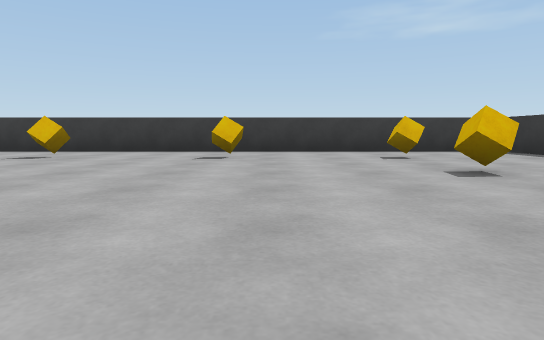
view 1 (above)

22 first-person views from a walk through a Unity game level. The camera is 0.55 m above the floor, tilts 6° down and sees 75° across. The floor is counted in squares, 2 m on a side. Each view is taken from the middle of a square. On the plan, view 1 faces up. The plan holds only what a view shows up to about 9 squares ahead; the rest is blank. The place goes on beyond the plan. The player is left out.

view 2
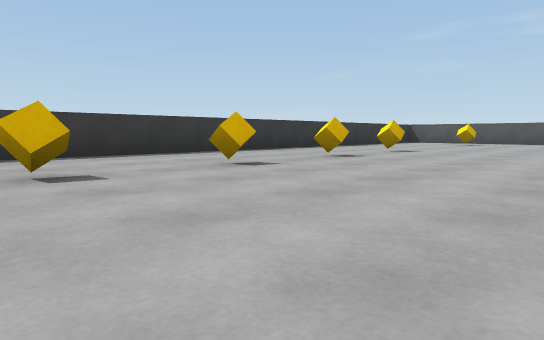

view 3
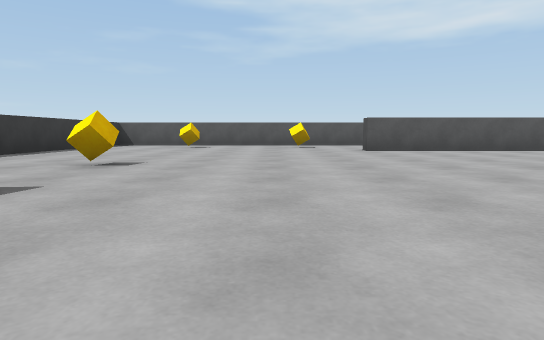

view 4
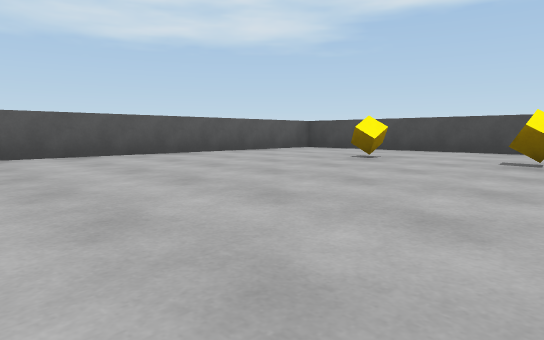

view 5
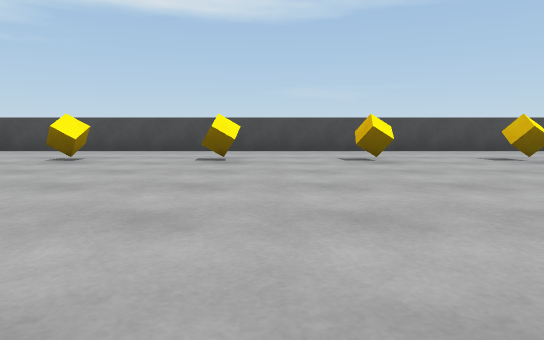

view 6
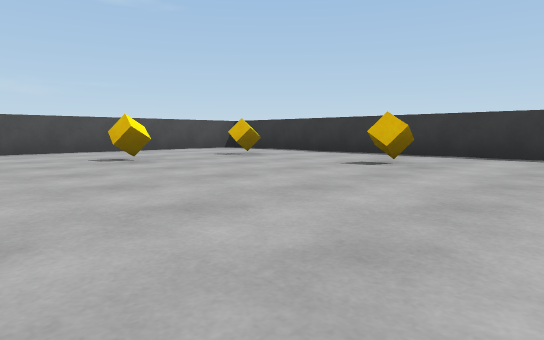

view 7
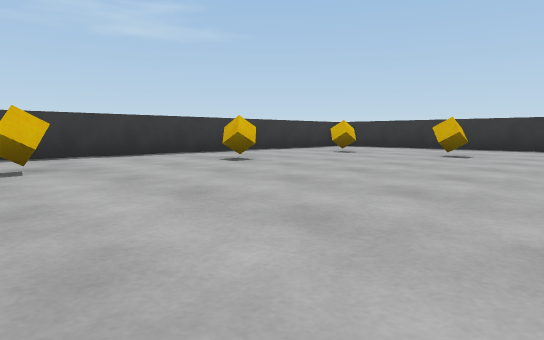

view 8
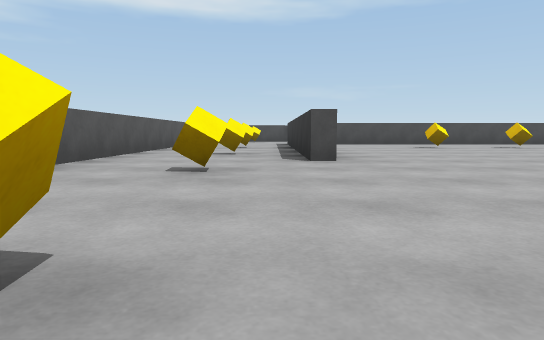

view 9
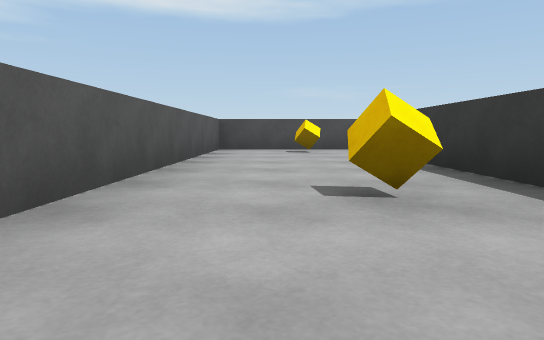

view 10
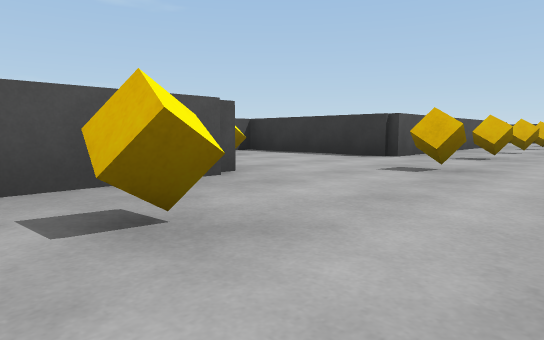

view 11
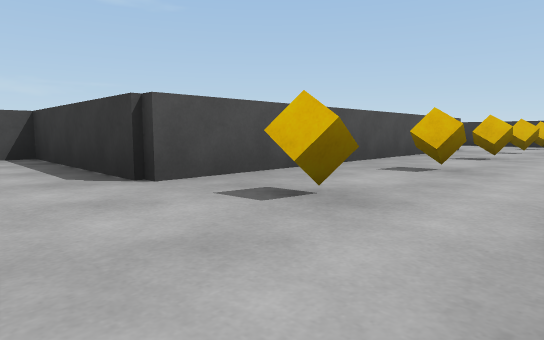

view 12
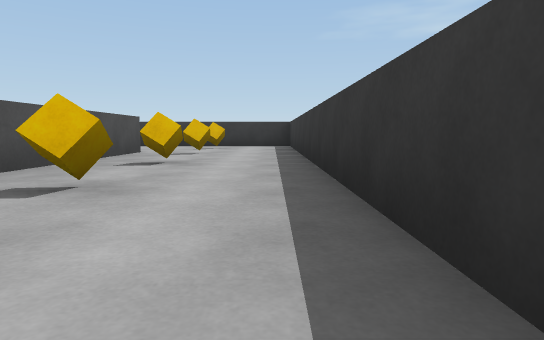

view 13
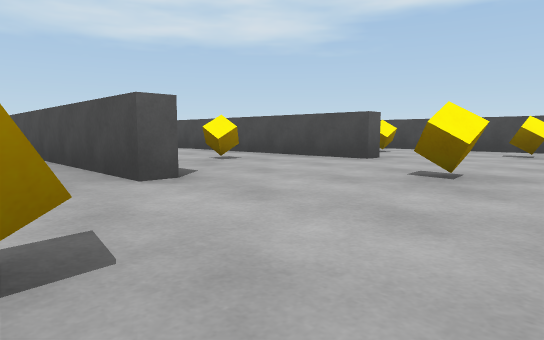

view 14
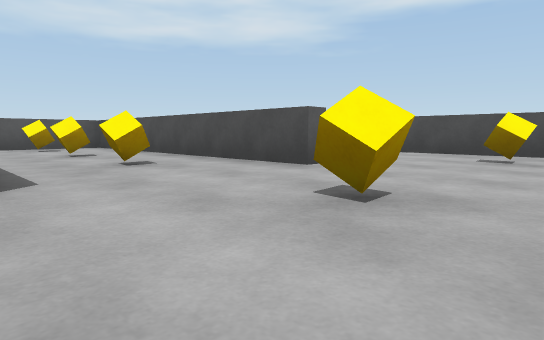

view 15
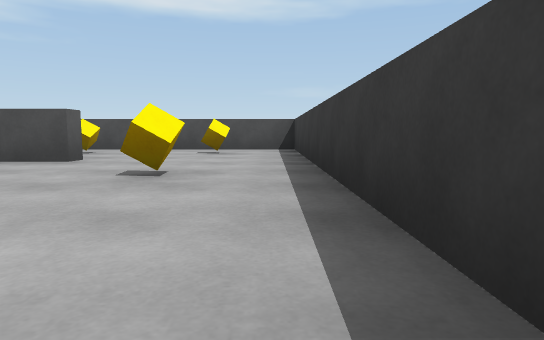

view 16
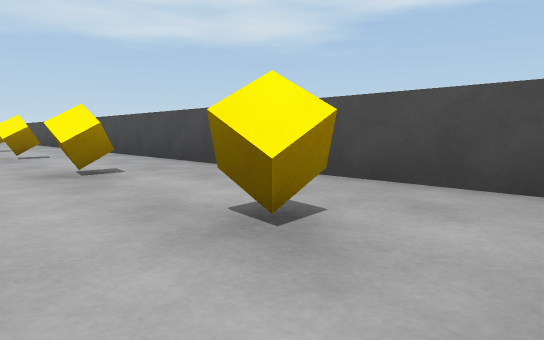

view 17
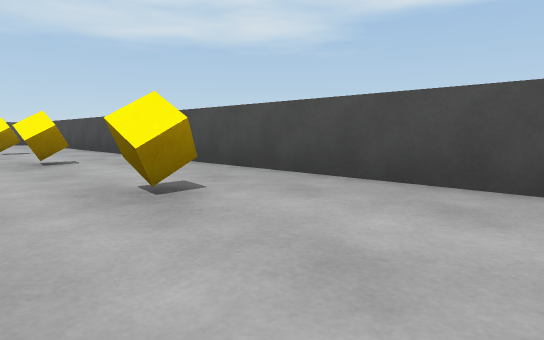

view 18
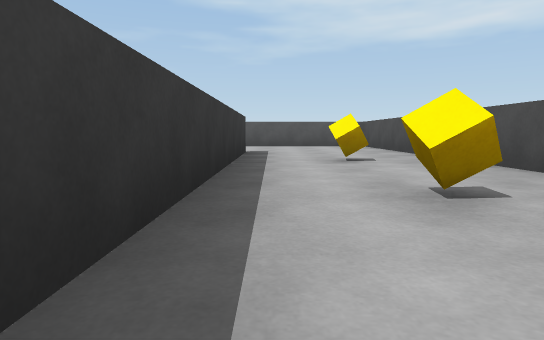

view 19
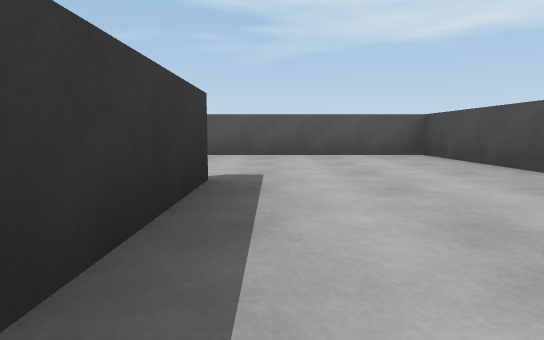

view 20
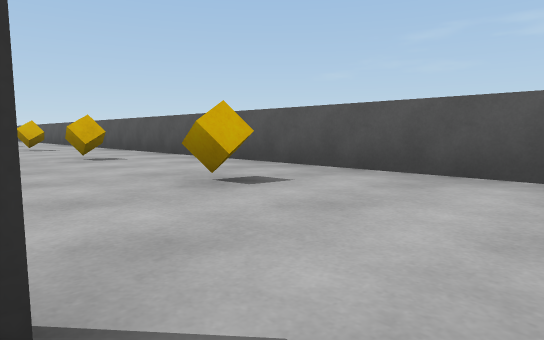

view 21
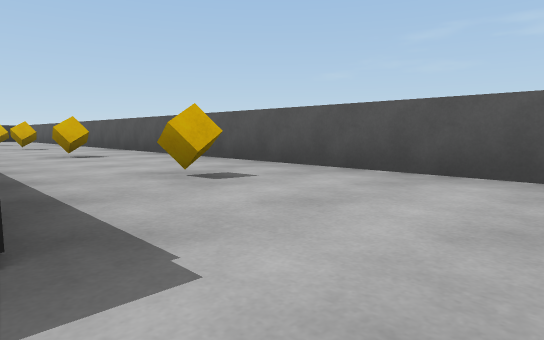

view 22
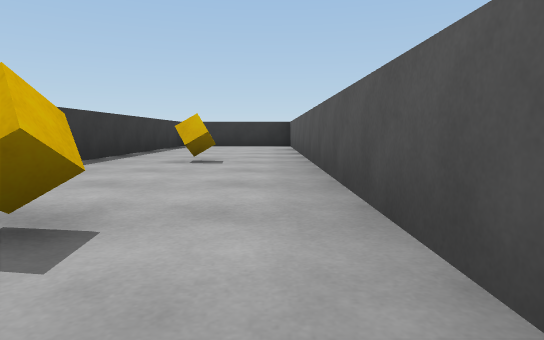

### Floor plan
Ten units are one square. View 1 is at (0, 0); x grows to the right and y downward. Boxes are objects, and circles mark ways between rooms. Rooms are numbered by the first view taken in them; rooms with no view inside come last. Other rooms are left out.
<svg viewBox="-144 -59 183 158">
<path fill="none" stroke="#000" d="M-14 46 -64 46M32 -54 -64 -54 -64 44 -14 44M-89 54 -89 69 34 69 34 -51M-66 16 -66 -54 -95 -54M-89 -31 -89 21 -114 21M-89 42 -89 54M-116 71 -116 24M-105 -54 -139 -54 -139 94 -114 94M-114 94 34 94 34 71 -8 71M-114 -31 -114 19 -99 19M-95 -54 -105 -54"/>
<rect x="-85" y="55" width="10" height="10" fill="#bbb"><title>cube</title></rect>
<rect x="-45" y="55" width="10" height="10" fill="#bbb"><title>cube</title></rect>
<rect x="-45" y="15" width="10" height="10" fill="#bbb"><title>cube</title></rect>
<rect x="-45" y="5" width="10" height="10" fill="#bbb"><title>cube</title></rect>
<rect x="-45" y="-15" width="10" height="10" fill="#bbb"><title>cube</title></rect>
<rect x="-45" y="-25" width="10" height="10" fill="#bbb"><title>cube</title></rect>
<rect x="-45" y="-45" width="10" height="10" fill="#bbb"><title>cube</title></rect>
<rect x="-25" y="55" width="10" height="10" fill="#bbb"><title>cube</title></rect>
<rect x="-25" y="-45" width="10" height="10" fill="#bbb"><title>cube</title></rect>
<rect x="-5" y="55" width="10" height="10" fill="#bbb"><title>cube</title></rect>
<rect x="-5" y="-45" width="10" height="10" fill="#bbb"><title>cube</title></rect>
<rect x="15" y="55" width="10" height="10" fill="#bbb"><title>cube</title></rect>
<rect x="15" y="15" width="10" height="10" fill="#bbb"><title>cube</title></rect>
<rect x="15" y="5" width="10" height="10" fill="#bbb"><title>cube</title></rect>
<rect x="15" y="-15" width="10" height="10" fill="#bbb"><title>cube</title></rect>
<rect x="15" y="-25" width="10" height="10" fill="#bbb"><title>cube</title></rect>
<rect x="15" y="-45" width="10" height="10" fill="#bbb"><title>cube</title></rect>
<rect x="-105" y="25" width="10" height="10" fill="#bbb"><title>other object</title></rect>
<rect x="-85" y="25" width="10" height="10" fill="#bbb"><title>cube</title></rect>
<rect x="-85" y="15" width="10" height="10" fill="#bbb"><title>cube</title></rect>
<rect x="-85" y="-5" width="10" height="10" fill="#bbb"><title>cube</title></rect>
<rect x="-85" y="-15" width="10" height="10" fill="#bbb"><title>cube</title></rect>
<rect x="-85" y="-35" width="10" height="10" fill="#bbb"><title>cube</title></rect>
<rect x="-85" y="-45" width="10" height="10" fill="#bbb"><title>cube</title></rect>
<rect x="-135" y="55" width="10" height="10" fill="#bbb"><title>cube</title></rect>
<rect x="-135" y="35" width="10" height="10" fill="#bbb"><title>cube</title></rect>
<rect x="-135" y="15" width="10" height="10" fill="#bbb"><title>cube</title></rect>
<rect x="-135" y="-5" width="10" height="10" fill="#bbb"><title>cube</title></rect>
<rect x="-135" y="-25" width="10" height="10" fill="#bbb"><title>cube</title></rect>
<rect x="-135" y="-45" width="10" height="10" fill="#bbb"><title>cube</title></rect>
<rect x="-105" y="75" width="10" height="10" fill="#bbb"><title>cube</title></rect>
<rect x="-85" y="75" width="10" height="10" fill="#bbb"><title>cube</title></rect>
<rect x="-55" y="75" width="10" height="10" fill="#bbb"><title>cube</title></rect>
<rect x="-35" y="75" width="10" height="10" fill="#bbb"><title>cube</title></rect>
<rect x="-5" y="75" width="10" height="10" fill="#bbb"><title>cube</title></rect>
<rect x="-105" y="5" width="10" height="10" fill="#bbb"><title>cube</title></rect>
<rect x="-105" y="-5" width="10" height="10" fill="#bbb"><title>cube</title></rect>
<rect x="-105" y="-25" width="10" height="10" fill="#bbb"><title>cube</title></rect>
<rect x="-105" y="-45" width="10" height="10" fill="#bbb"><title>cube</title></rect>
<circle cx="-75" cy="50" r="3" fill="#2a7"/>
<circle cx="-90" cy="-45" r="3" fill="#2a7"/>
<circle cx="-110" cy="85" r="3" fill="#2a7"/>
<circle cx="-110" cy="-45" r="3" fill="#2a7"/>
<text x="-10" y="0">1</text>
<text x="-80" y="0">2</text>
<text x="-120" y="20">3</text>
<text x="-40" y="80">4</text>
<text x="-100" y="-20">5</text>
</svg>
Room 1 opens to room 2. Room 2 opens to room 5. Room 3 opens to room 4. Room 3 opens to room 5.

Where each view was taken, in squares from view 1:
view 1: 0 up, 0 right, facing up
view 2: 3 up, 1 left, facing down-right
view 3: 1 up, 0 right, facing down
view 4: 0 up, 1 left, facing down-left
view 5: 0 up, 1 left, facing left
view 6: 1 up, 1 left, facing up-left
view 7: 1 up, 3 left, facing up-right
view 8: 5 down, 2 right, facing left
view 9: 6 down, 3 left, facing left
view 10: 6 down, 7 left, facing up-left
view 11: 3 down, 7 left, facing up-left
view 12: 2 down, 7 left, facing up
view 13: 5 up, 8 left, facing down-left
view 14: 5 up, 9 left, facing down-left
view 15: 5 up, 8 left, facing left
view 16: 5 up, 12 left, facing down-left
view 17: 0 up, 12 left, facing down-left
view 18: 2 down, 12 left, facing down
view 19: 5 down, 12 left, facing down
view 20: 7 down, 12 left, facing down-right
view 21: 7 down, 10 left, facing down-right
view 22: 9 down, 4 left, facing right
